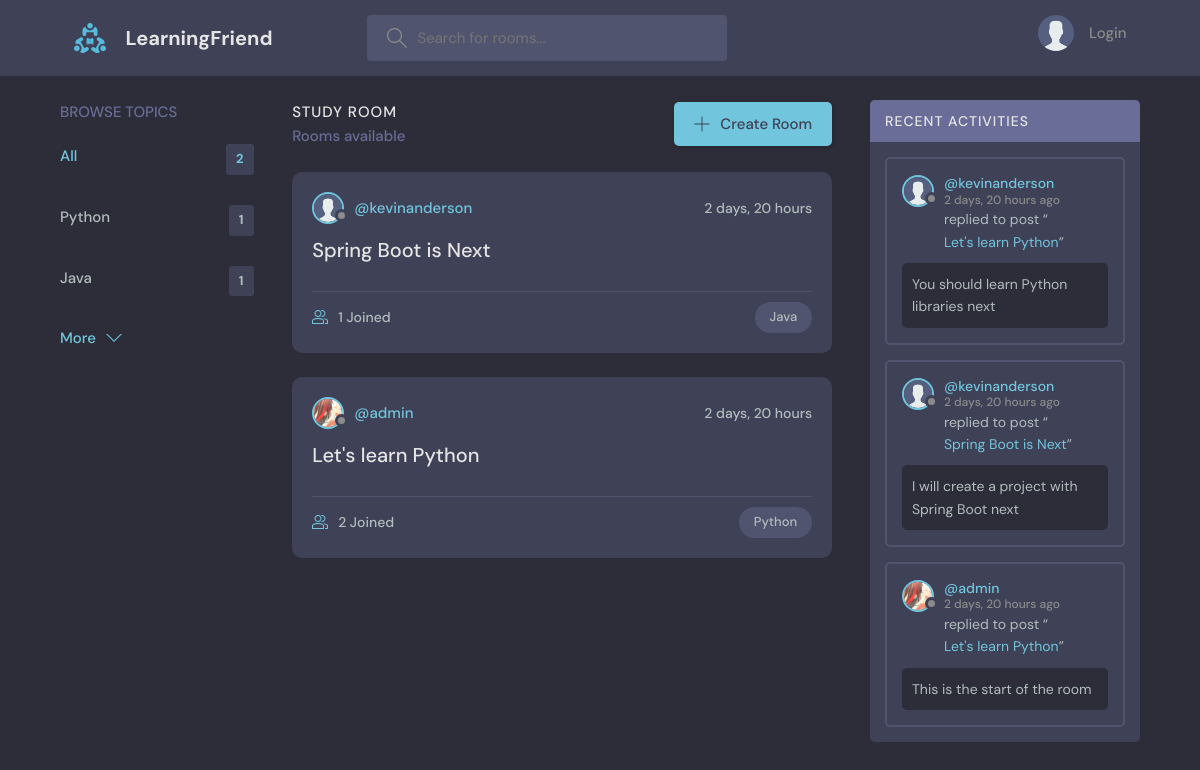
The page / on the database its author committed.
### base/models.py (models this page shows, shortened)
class Topic(models.Model):
    name = models.CharField(max_length=200)

class Room(models.Model):
    host = models.ForeignKey(User, on_delete=models.SET_NULL, null=True)
    topic = models.ForeignKey(Topic, on_delete=models.SET_NULL, null=True)
    name = models.CharField(max_length=200)
    description = models.TextField(null=True, blank=True)
    participants = models.ManyToManyField(User,related_name="participants", blank=True)
    updated = models.DateTimeField(auto_now=True)
    created = models.DateTimeField(auto_now_add=True)
    class Meta:
        ordering = ['-updated','-created']
    def __str__(self):
        return self.name

class User(AbstractUser):
    name = models.CharField(max_length=200, null=True)
    email = models.EmailField(unique=True)
    bio = models.TextField(null=True)
    avatar = models.ImageField(null=True, default="avatar.svg")
    USERNAME_FIELD = 'email'
    REQUIRED_FIELDS = []

class Message(models.Model):
    user = models.ForeignKey(User, on_delete=models.CASCADE)
    room = models.ForeignKey(Room, on_delete=models.CASCADE)
    body = models.TextField()
    updated = models.DateTimeField(auto_now=True)
    created = models.DateTimeField(auto_now_add=True)
    class Meta:
        ordering = ['-updated','-created']

### base/views.py (the view)
# urls.py: path('', views.home, name='home'),
def home(request):
    q = request.GET.get('q') if request.GET.get('q') != None else ''
    rooms = Room.objects.filter(
        Q(topic__name__icontains=q) |
        Q(name__icontains=q) |
        Q(description__icontains=q)
    )
    topics = Topic.objects.all()[0:5]
    room_count = rooms.count()
    room_messages = Message.objects.filter( Q(room__topic__name__icontains=q) )
    context = {
        'rooms': rooms,
        'topics': topics,
        'room_count': room_count,
        'room_messages': room_messages
    }
    return render(request, 'base/home.html', context)

### base/templates/base/home.html (shortened to what this page needs)
{% extends 'main.html' %} {% block content %}
<main class="layout layout--3">
  <div class="container">
    {% include 'base/components/topics.html' %}
    <div class="roomList">
      <div class="roomList__header">
        <div>
          <h2>Study Room</h2>
          <p>{{room.count}} Rooms available</p>
        </div>
        <a class="btn btn--main" href="{% url 'create-room' %}">
          <svg
            version="1.1"
            xmlns="http://www.w3.org/2000/svg"
            width="32"
            height="32"
            viewBox="0 0 32 32"
          >
            <title>add</title>
            <path
              d="M16.943 0.943h-1.885v14.115h-14.115v1.885h14.115v14.115h1.885v-14.115h14.115v-1.885h-14.115v-14.115z"
            ></path>
          </svg>
          Create Room
        </a>
      </div>
      {% include 'base/components/feed.html' %}
    </div>
    {% include 'base/components/activity.html' %}
  </div>
</main>
{% endblock content%}

### base/templates/base/components/topics.html
<div class="topics">
  <div class="topics__header">
    <h2>Browse Topics</h2>
  </div>
  <ul class="topics__list">
    <li>
      <a href="{% url 'home' %}" class="active"
        >All <span>{{topics.count}}</span></a
      >
    </li>
    {% for topic in topics %}
    <li>
      <a href="{% url 'home' %}?q={{topic.name}}"
        >{{topic.name}} <span>{{topic.room_set.all.count}}</span></a
      >
    </li>
    {% endfor %}
  </ul>
  <a class="btn btn--link" href="{% url 'topics' %}">
    More
    <svg
      version="1.1"
      xmlns="http://www.w3.org/2000/svg"
      width="32"
      height="32"
      viewBox="0 0 32 32"
    >
      <title>chevron-down</title>
      <path d="M16 21l-13-13h-3l16 16 16-16h-3l-13 13z"></path>
    </svg>
  </a>
</div>

### base/templates/base/components/feed.html (shortened to what this page needs)
{% for room in rooms %}
<div class="roomListRoom">
  <div class="roomListRoom__header">
    <a href="{% url 'user-profile' room.host.id%}" class="roomListRoom__author">
      <div class="avatar avatar--small">
        <img src="{{room.host.avatar.url}}" />
      </div>
      <span>@{{room.host.username}}</span>
    </a>
    <div class="roomListRoom__actions">
      <span>{{room.created|timesince}}</span>
    </div>
  </div>
  <div class="roomListRoom__content">
    <a href="{% url 'room' room.id%}">{{room.name}}</a>
  </div>
  <div class="roomListRoom__meta">
    <a href="{% url 'room' room.id%}" class="roomListRoom__joined">
      {{room.participants.all.count}} Joined
    </a>
    <p class="roomListRoom__topic">{{room.topic.name}}</p>
  </div>
</div>
{% endfor %}

### base/templates/base/components/activity.html (shortened to what this page needs)
<div class="activities">
  <div class="activities__header">
    <h2>Recent Activities</h2>
  </div>
  {% for message in room_messages %}
  <div class="activities__box">
    <div class="activities__boxHeader roomListRoom__header">
      <a
        href="{% url 'user-profile' message.user.id %}"
        class="roomListRoom__author"
      >
        <div class="avatar avatar--small">
          <img src="{{message.user.avatar.url}}" />
        </div>
        <p>
          @{{ message.user.username }}
          <span>{{message.created|timesince}} ago</span>
        </p>
      </a>
    </div>
    <div class="activities__boxContent">
      <p>
        replied to post “<a href="{% url 'room' message.room.id %}"
          >{{message.room}}</a
        >”
      </p>
      <div class="activities__boxRoomContent">{{ message.body }}</div>
    </div>
  </div>
  {% endfor %}
</div>

### rows shown on the page
Topic: name "Python", room_set.all.count "1"
Topic: name "Java", room_set.all.count "1"
Room: host.avatar (placeholder picture), host.username "kevinanderson", created "2 days, 20 hours", name "Spring Boot is Next", participants.all.count "1", topic.name "Java"
Room: host.avatar (picture), host.username "admin", created "2 days, 20 hours", name "Let's learn Python", participants.all.count "2", topic.name "Python"
Message: user.avatar (placeholder picture), user.username "kevinanderson", created "2 days, 20 hours", room "Let's learn Python", body "You should learn Python libraries next"
Message: user.avatar (placeholder picture), user.username "kevinanderson", created "2 days, 20 hours", room "Spring Boot is Next", body "I will create a project with Spring Boot next"
Message: user.avatar (picture), user.username "admin", created "2 days, 20 hours", room "Let's learn Python", body "This is the start of the room"

### other values the page prints
{{ topics.count }} "2"
